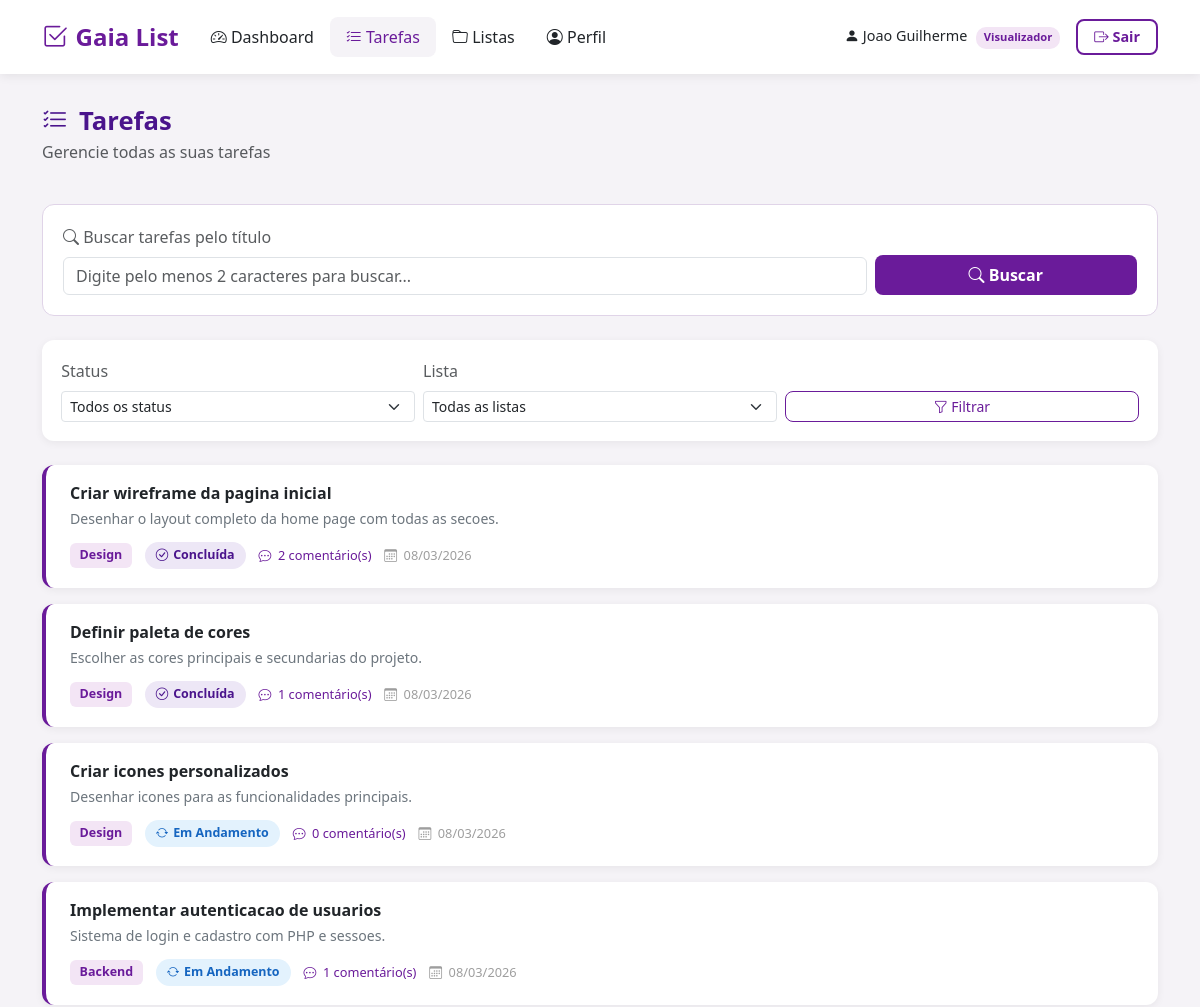
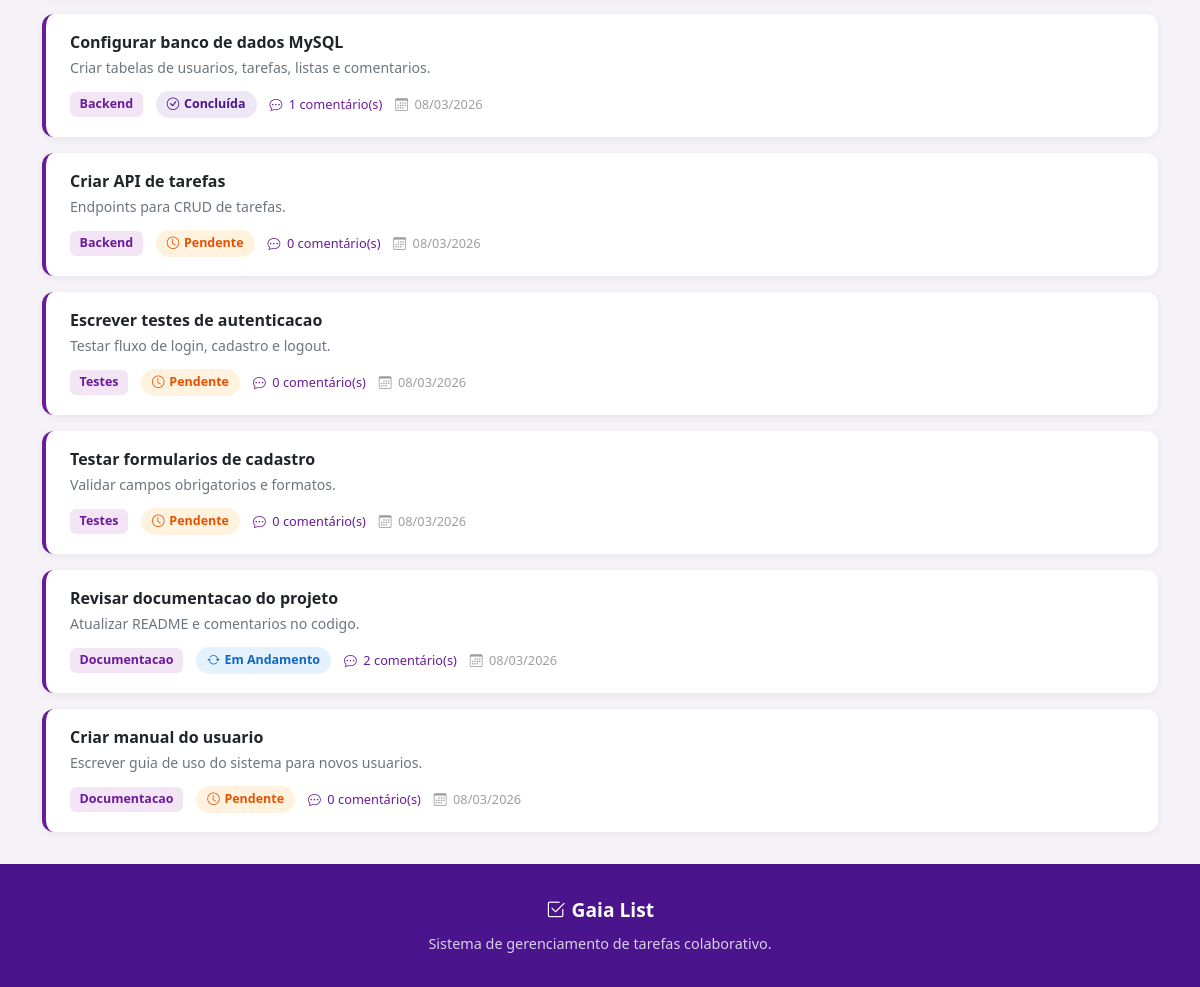
/tarefas.php (signed in), run on the app's committed database (2 pictures, top to bottom).
### tables this page shows
CREATE TABLE IF NOT EXISTS tarefas (
    id INT AUTO_INCREMENT PRIMARY KEY,
    titulo VARCHAR(150) NOT NULL,
    descricao TEXT,
    status ENUM('pendente', 'andamento', 'concluida') NOT NULL DEFAULT 'pendente',
    lista_id INT NOT NULL,
    usuario_id INT NOT NULL,
    data_criacao DATETIME DEFAULT CURRENT_TIMESTAMP,
    FOREIGN KEY (lista_id) REFERENCES listas(id) ON DELETE CASCADE,
    FOREIGN KEY (usuario_id) REFERENCES usuarios(id) ON DELETE CASCADE
);

### tarefas.php (the view, shortened to what this page needs)
<?php
require_once 'includes/header_privado.php';
require_once 'includes/conexao.php';
$stmt = $PDO->prepare("SELECT id, nome FROM listas ORDER BY nome");
$stmt->execute();
$listasNomes = array();
$row = $stmt->fetch(PDO::FETCH_OBJ);
while ($row) {
    $listasNomes[$row->id] = $row->nome;
    $row = $stmt->fetch(PDO::FETCH_OBJ);
}
$stmt = $PDO->prepare("SELECT tarefa_id FROM comentarios");
$stmt->execute();
$contadorComentarios = array();
$rowC = $stmt->fetch(PDO::FETCH_OBJ);
while ($rowC) {
    if (isset($contadorComentarios[$rowC->tarefa_id])) {
        $contadorComentarios[$rowC->tarefa_id] = $contadorComentarios[$rowC->tarefa_id] + 1;
    } else {
        $contadorComentarios[$rowC->tarefa_id] = 1;
    }
    $rowC = $stmt->fetch(PDO::FETCH_OBJ);
}
$filtroStatus = isset($_GET['status']) ? $_GET['status'] : '';
$filtroLista = isset($_GET['lista']) ? $_GET['lista'] : '';
if ($filtroStatus !== '' && $filtroLista !== '') {
    $sql = "SELECT id, titulo, descricao, status, lista_id, data_criacao FROM tarefas WHERE status = ? AND lista_id = ? ORDER BY data_criacao DESC";
    $stmt = $PDO->prepare($sql);
    $stmt->bindParam(1, $filtroStatus);
    $stmt->bindParam(2, $filtroLista);
} elseif ($filtroStatus !== '') {
    $sql = "SELECT id, titulo, descricao, status, lista_id, data_criacao FROM tarefas WHERE status = ? ORDER BY data_criacao DESC";
    $stmt = $PDO->prepare($sql);
    $stmt->bindParam(1, $filtroStatus);
} elseif ($filtroLista !== '') {
    $sql = "SELECT id, titulo, descricao, status, lista_id, data_criacao FROM tarefas WHERE lista_id = ? ORDER BY data_criacao DESC";
    $stmt = $PDO->prepare($sql);
    $stmt->bindParam(1, $filtroLista);
} else {
    $sql = "SELECT id, titulo, descricao, status, lista_id, data_criacao FROM tarefas ORDER BY data_criacao DESC";
    $stmt = $PDO->prepare($sql);
}
$stmt->execute();
$tarefas = array();
$row = $stmt->fetch(PDO::FETCH_OBJ);
while ($row) {
    $nomeLista = isset($listasNomes[$row->lista_id]) ? $listasNomes[$row->lista_id] : 'Sem lista';
    $totalComents = isset($contadorComentarios[$row->id]) ? $contadorComentarios[$row->id] : 0;
    $tarefas[] = array(
        'id' => $row->id,
        'titulo' => $row->titulo,
        'descricao' => $row->descricao !== null ? $row->descricao : '',
        'lista' => $nomeLista,
        'lista_id' => $row->lista_id,
        'status' => $row->status,
        'data_criacao' => date('d/m/Y', strtotime($row->data_criacao)),
        'comentarios' => $totalComents
    );
    $row = $stmt->fetch(PDO::FETCH_OBJ);
}
?>
        <section class="page-section">
            <div class="container">
                <div class="page-header">
                    <div>
                        <h2><i class="bi bi-list-check"></i> Tarefas</h2>
                        <p class="text-muted">Gerencie todas as suas tarefas</p>
                    </div>
                </div>
                <div class="busca-ajax-container mb-4">
                    <div class="row g-2 align-items-end">
                        <div class="col-md-9">
                            <label for="buscaTarefa" class="form-label form-label-sm text-muted">
                                <i class="bi bi-search"></i> Buscar tarefas pelo título
                            </label>
                            <input type="text" class="form-control" id="buscaTarefa"
                                   placeholder="Digite pelo menos 2 caracteres para buscar...">
                        </div>
                        <div class="col-md-3">
                            <button type="button" class="btn btn-gaia-primary w-100" id="btnBuscaAjax">
                                <i class="bi bi-search"></i> Buscar
                            </button>
                        </div>
                    </div>
                </div>
                <div class="filtros-bar mb-4">
                    <form method="GET" action="tarefas.php" class="row g-2 align-items-end">
                        <div class="col-md-4">
                            <label for="filtroStatus" class="form-label form-label-sm text-muted">Status</label>
                            <select class="form-select form-select-sm" id="filtroStatus" name="status">
                                <option value="">Todos os status</option>
                            </select>
                        </div>
                        <div class="col-md-4">
                            <label for="filtroLista" class="form-label form-label-sm text-muted">Lista</label>
                            <select class="form-select form-select-sm" id="filtroLista" name="lista">
                                <option value="">Todas as listas</option>
                            </select>
                        </div>
                        <div class="col-md-4">
                            <button type="submit" class="btn btn-sm btn-gaia-outline w-100">
                                <i class="bi bi-funnel"></i> Filtrar
                            </button>
                        </div>
                    </form>
                </div>
                <div class="row g-3">
                    <?php for ($i = 0; $i < count($tarefas); $i++) : ?>
                    <?php $t = $tarefas[$i]; ?>
                    <div class="col-12">
                        <div class="tarefa-card">
                            <div class="tarefa-card-header">
                                <div>
                                    <h6 class="tarefa-titulo"><?php echo $t['titulo']; ?></h6>
                                    <p class="tarefa-descricao"><?php echo $t['descricao']; ?></p>
                                </div>
                            </div>
                            <div class="tarefa-card-footer">
                                <span class="badge-lista"><?php echo $t['lista']; ?></span>
                                <?php if ($t['status'] === 'pendente') : ?>
                                    <span class="status-badge status-pendente">
                                        <i class="bi bi-clock"></i> Pendente
                                    </span>
                                <?php elseif ($t['status'] === 'andamento') : ?>
                                    <span class="status-badge status-andamento">
                                        <i class="bi bi-arrow-repeat"></i> Em Andamento
                                    </span>
                                <?php else : ?>
                                    <span class="status-badge status-concluida">
                                        <i class="bi bi-check-circle"></i> Concluída
                                    </span>
                                <?php endif; ?>
                                <a href="tarefa_detalhes.php?id=<?php echo $t['id']; ?>" class="tarefa-meta tarefa-meta-link" title="Ver comentários">
                                    <i class="bi bi-chat-dots"></i> <?php echo $t['comentarios']; ?> comentário(s)
                                </a>
                                <span class="tarefa-meta">
                                    <i class="bi bi-calendar3"></i> <?php echo $t['data_criacao']; ?>
                                </span>
                            </div>
                        </div>
                    </div>
                    <?php endfor; ?>
                </div>
            </div>
        </section>
<?php require_once 'includes/footer.php'; ?>

### style.css (style rules this page uses)
body { font-family: 'Segoe UI', Tahoma, Geneva, Verdana, sans-serif; color: #212529; background-color: #f5f3f7; display: flex; flex-direction: column; min-height: 100vh; }
.btn-gaia-primary { background-color: #6A1B9A; color: #ffffff; border: none; font-weight: 600; border-radius: 8px; padding: 0.5rem 1.2rem; }
.btn-gaia-outline { color: #6A1B9A; border: 1px solid #6A1B9A; border-radius: 8px; font-weight: 500; }
.page-section { padding: 2rem 0; }
.page-header { display: flex; justify-content: space-between; align-items: flex-start; margin-bottom: 1.5rem; }
.page-header h2 { font-weight: 700; color: #4A148C; font-size: 1.6rem; margin-bottom: 0.2rem; }
.page-header h2 i { margin-right: 0.3rem; }
.status-badge { display: inline-flex; align-items: center; gap: 0.3rem; padding: 0.25rem 0.7rem; border-radius: 20px; font-size: 0.78rem; font-weight: 600; }
.status-pendente { background-color: #fff3e0; color: #e65100; }
.status-andamento { background-color: #e3f2fd; color: #1565c0; }
.status-concluida { background-color: #ede7f6; color: #4A148C; }
.badge-lista { display: inline-block; background-color: #f3e5f5; color: #6A1B9A; padding: 0.2rem 0.6rem; border-radius: 6px; font-size: 0.78rem; font-weight: 600; }
.filtros-bar { background-color: #ffffff; border-radius: 12px; padding: 1.2rem; box-shadow: 0 2px 8px rgba(0, 0, 0, 0.06); }
.tarefa-card { background-color: #ffffff; border-radius: 12px; padding: 1.2rem 1.5rem; box-shadow: 0 2px 8px rgba(0, 0, 0, 0.06); border-left: 4px solid #6A1B9A; }
.tarefa-card-header { display: flex; justify-content: space-between; align-items: flex-start; margin-bottom: 0.8rem; }
.tarefa-titulo { font-weight: 700; color: #212529; margin-bottom: 0.3rem; }
.tarefa-descricao { font-size: 0.88rem; color: #6c757d; margin-bottom: 0; }
.tarefa-card-footer { display: flex; align-items: center; gap: 0.8rem; flex-wrap: wrap; }
.tarefa-meta { font-size: 0.8rem; color: #9e9e9e; }
.tarefa-meta i { margin-right: 0.2rem; }
.busca-ajax-container { background-color: #ffffff; border: 1px solid #e0d4e8; border-radius: 12px; padding: 1.25rem; }
.tarefa-meta-link { text-decoration: none; color: #6A1B9A; }

### data on the page
tarefas: titulo "Criar wireframe da pagina inicial", descricao "Desenhar o layout completo da home page com todas as secoes.", lista "Design", status "concluida" (drawn), comentarios "2", data_criacao "08/03/2026"
tarefas: titulo "Definir paleta de cores", descricao "Escolher as cores principais e secundarias do projeto.", lista "Design", status "concluida" (drawn), lista "1", data_criacao "08/03/2026"
tarefas: titulo "Criar icones personalizados", descricao "Desenhar icones para as funcionalidades principais.", lista "Design", status "andamento" (drawn), comentarios "0", data_criacao "08/03/2026"
tarefas: titulo "Implementar autenticacao de usuarios", descricao "Sistema de login e cadastro com PHP e sessoes.", lista "Backend", status "andamento" (drawn), comentarios "1", data_criacao "08/03/2026"
tarefas: titulo "Configurar banco de dados MySQL", descricao "Criar tabelas de usuarios, tarefas, listas e comentarios.", lista "Backend", status "concluida" (drawn), comentarios "1", data_criacao "08/03/2026"
tarefas: titulo "Criar API de tarefas", descricao "Endpoints para CRUD de tarefas.", lista "Backend", status "pendente" (drawn), comentarios "0", data_criacao "08/03/2026"
tarefas: titulo "Escrever testes de autenticacao", descricao "Testar fluxo de login, cadastro e logout.", lista "Testes", status "pendente" (drawn), comentarios "0", data_criacao "08/03/2026"
tarefas: titulo "Testar formularios de cadastro", descricao "Validar campos obrigatorios e formatos.", lista "Testes", status "pendente" (drawn), comentarios "0", data_criacao "08/03/2026"
tarefas: titulo "Revisar documentacao do projeto", descricao "Atualizar README e comentarios no codigo.", lista "Documentacao", status "andamento" (drawn), comentarios "2", data_criacao "08/03/2026"
tarefas: titulo "Criar manual do usuario", descricao "Escrever guia de uso do sistema para novos usuarios.", lista "Documentacao", status "pendente" (drawn), comentarios "0", data_criacao "08/03/2026"

### other printed values
$_SESSION['nome'] "Joao Guilherme"
$_SESSION['perfil'] "Visualizador"
